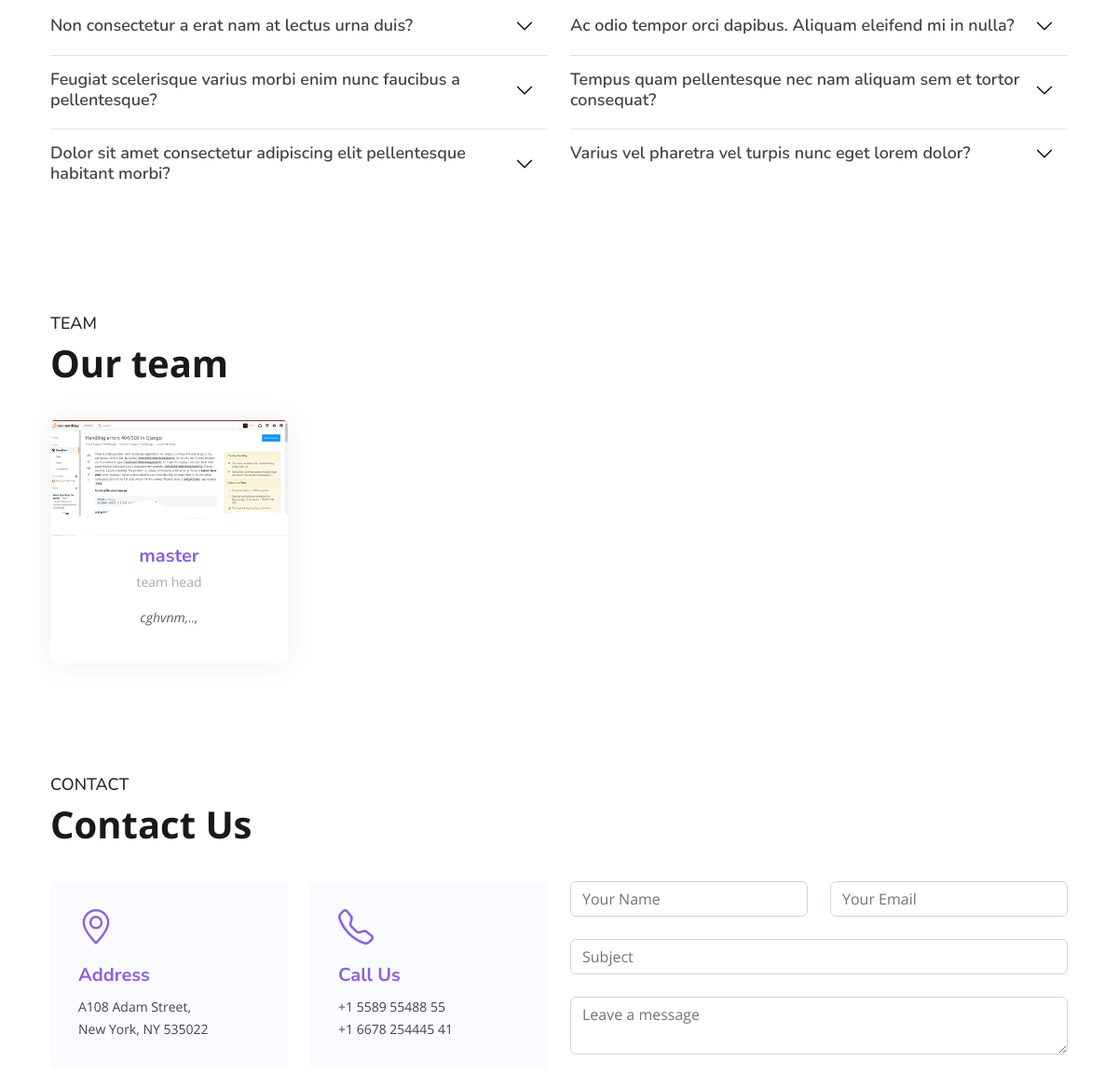
The app's page / (middle part), older data.
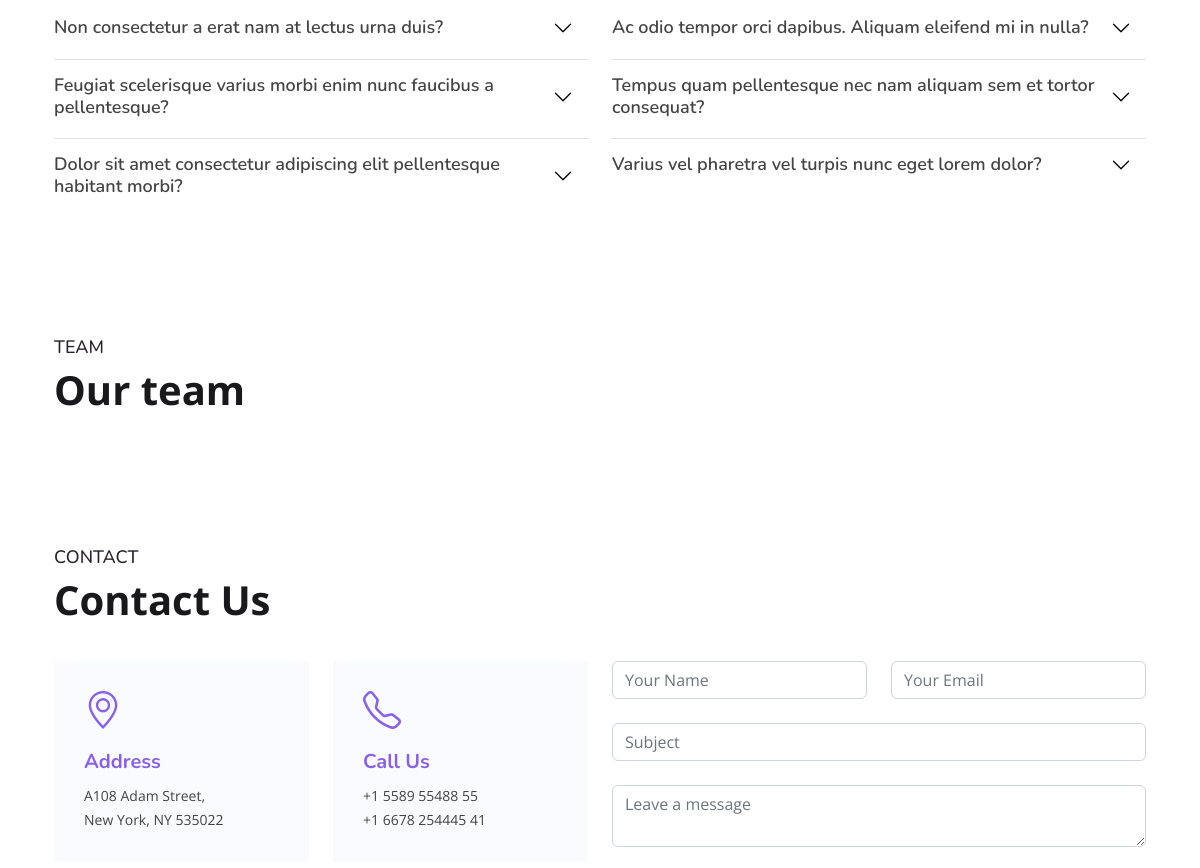
The same page, newer data.
### resources/models.py (models this page shows, shortened)
class Team(models.Model):
    name=models.CharField(max_length=200)
    user_img=models.ImageField( upload_to='team',blank=False,null=False)
    position=models.CharField(max_length=200)
    desc=models.CharField(max_length=500)
    lnkdin_url=models.URLField(max_length=500,null=True, blank=True)
    insta_url=models.URLField(max_length=500,null=True, blank=True)
    tweet_url=models.URLField(max_length=500,null=True, blank=True)
    fb_url=models.URLField(max_length=500,null=True, blank=True)
    show=models.BooleanField()

### code_buster/views.py (the view, shortened to what this page needs)
# urls.py: path('',views.index, name="main_homepage"),
def index(request):
    users=Team.objects.all()
    return(render(request, 'code_busters/index.html',{'team':users}))

### templates/code_busters/index.html (shortened to what this page needs)
<!DOCTYPE html>
<html lang="en">
<head>
  <link rel="stylesheet" href="https://cdn.jsdelivr.net/npm/bootstrap@4.0.0/dist/css/bootstrap.min.css">
  {% load static %}
  <link href="{% static 'assets/vendor/aos/aos.css' %}" rel="stylesheet">
  <link href="{% static 'assets/vendor/bootstrap/css/bootstrap.min.css' %}" rel="stylesheet">
  <link href="{% static 'assets/vendor/bootstrap-icons/bootstrap-icons.css' %}" rel="stylesheet">
  <link href="{% static 'assets/vendor/glightbox/css/glightbox.min.css' %}" rel="stylesheet">
  <link href="{% static 'assets/vendor/remixicon/remixicon.css' %}" rel="stylesheet">
  <link href="{% static 'assets/vendor/swiper/swiper-bundle.min.css' %}" rel="stylesheet">
  <link href='https://unpkg.com/boxicons@2.1.2/css/boxicons.min.css' rel='stylesheet'>
  <link href='https://unpkg.com/boxicons@2.1.2/dist/boxicons.js' rel='stylesheet'>
  <link href="{% static 'assets/css/style.css' %}" rel="stylesheet">
</head>
<body>
  <div class="container" id="blur">
  <main id="main">
    <section id="faq" class="faq">
      <div class="container" data-aos="fade-up">
        <div class="row">
          <div class="col-lg-6">
            <div class="accordion accordion-flush" id="faqlist1">
              <div class="accordion-item">
                <h2 class="accordion-header">
                  <button class="accordion-button collapsed" type="button" data-bs-toggle="collapse" data-bs-target="#faq-content-1">
                    Non consectetur a erat nam at lectus urna duis?
                  </button>
                </h2>
              </div>
              <div class="accordion-item">
                <h2 class="accordion-header">
                  <button class="accordion-button collapsed" type="button" data-bs-toggle="collapse" data-bs-target="#faq-content-2">
                    Feugiat scelerisque varius morbi enim nunc faucibus a pellentesque?
                  </button>
                </h2>
              </div>
              <div class="accordion-item">
                <h2 class="accordion-header">
                  <button class="accordion-button collapsed" type="button" data-bs-toggle="collapse" data-bs-target="#faq-content-3">
                    Dolor sit amet consectetur adipiscing elit pellentesque habitant morbi?
                  </button>
                </h2>
              </div>
            </div>
          </div>
          <div class="col-lg-6">
            <div class="accordion accordion-flush" id="faqlist2">
              <div class="accordion-item">
                <h2 class="accordion-header">
                  <button class="accordion-button collapsed" type="button" data-bs-toggle="collapse" data-bs-target="#faq2-content-1">
                    Ac odio tempor orci dapibus. Aliquam eleifend mi in nulla?
                  </button>
                </h2>
              </div>
              <div class="accordion-item">
                <h2 class="accordion-header">
                  <button class="accordion-button collapsed" type="button" data-bs-toggle="collapse" data-bs-target="#faq2-content-2">
                    Tempus quam pellentesque nec nam aliquam sem et tortor consequat?
                  </button>
                </h2>
              </div>
              <div class="accordion-item">
                <h2 class="accordion-header">
                  <button class="accordion-button collapsed" type="button" data-bs-toggle="collapse" data-bs-target="#faq2-content-3">
                    Varius vel pharetra vel turpis nunc eget lorem dolor?
                  </button>
                </h2>
              </div>
            </div>
          </div>
        </div>
      </div>
    </section>
    <section id="team" class="team">
      <div class="container" data-aos="fade-up">
        <header class="section-header">
          <h2>Team</h2>
          <p>Our team</p>
        </header>
        <div class="row gy-4">
          {% for p in team %}
          <div class="col-lg-3 col-md-6 d-flex align-items-stretch" data-aos="fade-up" data-aos-delay="100">
            <div class="member">
              <div class="member-img">
                <img src="{{p.user_img.url}}" class="img-fluid" alt="">
              </div>
              <div class="member-info">
                <h4>{{p.name}}</h4>
                <span>{{p.position}}</span>
                <p>{{p.desc}}</p>
              </div>
            </div>
          </div>
          {% endfor %}
    </section>
    <section id="contact" class="contact">
      <div class="container" data-aos="fade-up">
        <header class="section-header">
          <h2>Contact</h2>
          <p>Contact Us</p>
        </header>
        <div class="row gy-4">
          <div class="col-lg-6">
            <div class="row gy-4">
              <div class="col-md-6">
                <div class="info-box">
                  <i class="bi bi-geo-alt"></i>
                  <h3>Address</h3>
                  <p>A108 Adam Street,<br>New York, NY 535022</p>
                </div>
              </div>
              <div class="col-md-6">
                <div class="info-box">
                  <i class="bi bi-telephone"></i>
                  <h3>Call Us</h3>
                  <p>+1 5589 55488 55<br>+1 6678 254445 41</p>
                </div>
              </div>
            </div>
          </div>
          <div class="col-lg-6">
            <form method="POST">
              <div class="row gy-4">
                <div class="col-md-6">
                  <input type="text" id="name" name="name" class="form-control" placeholder="Your Name" required>
                </div>
                <div class="col-md-6 ">
                  <input type="email" id="email" class="form-control" name="email" placeholder="Your Email" required>
                </div>
                <div class="col-md-12">
                  <input type="text" id="subject" class="form-control" name="subject" placeholder="Subject" required>
                </div>
                <div class="col-md-12">
                  <textarea class="form-control" id="message" name="message" placeholder="Leave a message" "></textarea>                </div>
                </div>
              </div>
          </div>
        </div>
      </div>
</body>
</html>

### static/assets/css/style.css (style rules this page uses)
:root { scroll-behavior: smooth; }
* { margin:0; padding:0; box-sizing: border-box; }
body { font-family: "Open Sans", sans-serif; color: #444444; }
h1, h2, h3, h4, h5, h6 { font-family: "Nunito", sans-serif; }
section { padding: 60px 0; overflow: hidden; }
.section-header { text-align: left; padding-bottom: 40px; }
.section-header h2 { font-size: 18px; font-weight: 500; margin: 0; color: #272429; text-transform: uppercase; }
.section-header p { margin: 10px 0 0 0; padding: 0; font-size: 40px; line-height: 42px; font-weight: 700; color: #19181a; }
.faq .accordion-button { padding: 15px 15px 20px 0; font-weight: 600; border: 0; font-size: 18px; color: #444444; text-align: left; }
.team { background: #fff; padding: 60px 0; }
.contact .info-box { color: #444444; background: #fafbff; padding: 30px; }
.contact .info-box i { font-size: 38px; line-height: 0; color: #8960eb; }
.contact .info-box h3 { font-size: 20px; color: #8960eb; font-weight: 700; margin: 20px 0 10px 0; }
.contact .info-box p { padding: 0; line-height: 24px; font-size: 14px; margin-bottom: 0; }

Row changes from the older to the newer data that the page shows:
removed Team: user_img (picture), name "master", position "team head", desc "cghvnm,..,"
